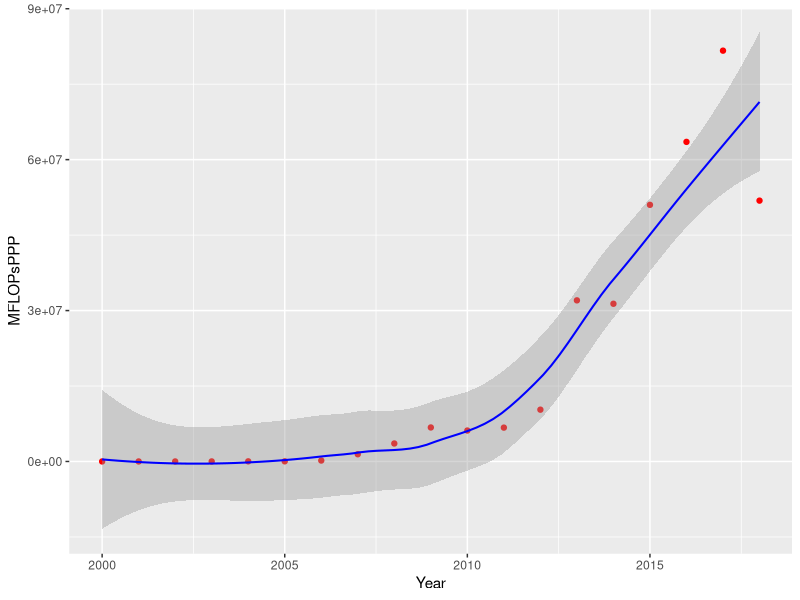

Source code (R):
# This section imports libraries which are useful for data and will be used in this analysis
library(tidyverse)
library(lubridate)
library(dplyr)
library(readxl)
library(readr)
library(ggplot2)
library(data.table)

# This pulls the .xlsx data into a data.frame, which is more friendly to R
raw_income_data_2000_2005 <- read_excel("US Bureau of Economic Analysis/cu-all-multi-year-2000-2005.xlsx", 
                                        range = "A3:G173")
raw_income_data_2006_2012 <- read_excel("US Bureau of Economic Analysis/cu-all-multi-year-2006-2012.xlsx", 
                                        range = "A3:H173")
raw_income_data_2013_2018 <- read_excel("US Bureau of Economic Analysis/cu-all-multi-year-2013-2020.xlsx", 
                                        range = "A3:I173")

# This section cleans the raw data frames so they can be merged
raw_2000_2005 <- raw_income_data_2000_2005[c(1:4, 6:10, 12:19, 25, 111, 113) , ]
raw_2006_2012 <- raw_income_data_2006_2012[c(1, 5, 6, 8, 11:15, 20:21, 24:27, 30:31, 45, 138, 140) , 2:8]
raw_2013_2018 <- raw_income_data_2013_2018[c(1, 5, 6, 8, 11:15, 20:21, 24:27, 30:31, 45, 138, 140) , 2:7]
colnames(raw_2013_2018) <- c('2013', '2014', '2015', '2016', '2017', '2018')
# This section merges the raw data frames into an intermediary data frame and 
# finally a complete aggregated data frame
aggregated_income_data_2000_2012 <- bind_cols(raw_2000_2005 , raw_2006_2012)
  # merge( x = raw_2000_2005 , y = raw_2006_2012 , all = TRUE)
aggregated_income_data_2000_2018 <- bind_cols(aggregated_income_data_2000_2012, raw_2013_2018)
fixed_income_data_2000_2018 <- mutate_at(aggregated_income_data_2000_2018, function(x) as.numeric(x), .vars = 2:20 )
# merge( x = aggregated_income_data_2000_2012 , y = raw_2013_2020 , all = TRUE)
# This imports some hard-to-find data about computational price performance
# Although CPUs are typically used as an example for this, 
# GPUs were decided to be representative of larger market potential,
# as their specialized architecture is more reflective of the type of
# performance other specialized processors might get, such as AI-tailored
# solutions.
median_group_raw_data <- read_csv("Kaggle Data/Median Group Raw Data.csv")

#This imports the GFLOPs (billions of floating point operations per second)
# as a unit rate of performance/dollar by dividing the GFLOPs by the
# listed price to get GFLOPS/$, and multiplying that by 1000 to get
# MFLOPs/$, which is millions of operations per dollar. 
adjusted_mflops_per_dollar <- (median_group_raw_data$GFLOPS / median_group_raw_data$`Release Price (USD)`)*1000
filtered_year_released <- lubridate::mdy(median_group_raw_data$Date)
afj_mflop_fltrd_yr_df <- data.frame( year = lubridate::year(filtered_year_released) , MFLOPSpUSD = adjusted_mflops_per_dollar)
averaging_dataframe <- bind_cols(median_group_raw_data, afj_mflop_fltrd_yr_df)

agg_avg_mflop_yr_qntzd <- aggregate(afj_mflop_fltrd_yr_df$MFLOPSpUSD , by=list(name=afj_mflop_fltrd_yr_df$year), data=afj_mflop_fltrd_yr_df , FUN = mean)

wide_agg_avg <- spread(
                      agg_avg_mflop_yr_qntzd , 
                      key = name , 
                      value = x
                      )
wide_agg_avg <- add_column( wide_agg_avg, '2002' = wide_agg_avg$'2001', .after = "2001" )
wide_agg_avg <- add_column( wide_agg_avg, '2005' = wide_agg_avg$'2004', .after = "2004" )
wide_agg_avg <- add_column( wide_agg_avg, 'Item' = 'MFLOPS/$' , .before = '2000' )
final_agg_data <- rbind( wide_agg_avg , fixed_income_data_2000_2018)
# Converting wide data to long data so that arithmetic can be performed on vectors
#long_pretty_data <- pivot_longer(
#                          final_agg_data,
#                          3:20,
#                          names_to = final_agg_data$Item,
#                          names_sep = '.value'
#                          )
long_pretty_data <- data.frame(
                               t(final_agg_data[-1])
                               )
colnames(long_pretty_data) <- final_agg_data[, 1]
reasonable_expenditure <- c(long_pretty_data$`Audio and visual equipment and services 2/` + long_pretty_data$`Other entertainment supplies, equipment, and services`)
MFLOPsPPP <- c(long_pretty_data$`MFLOPS/$` * reasonable_expenditure)
long_pretty_data$MFLOPsPPP <- MFLOPsPPP
long_pretty_data$Resnbl_Exptr <- reasonable_expenditure
long_pretty_data$Year <- c(2000:2018)

ggplot(long_pretty_data, aes(x=Year, y=MFLOPsPPP)) +
       geom_point(colour = 'red')+
       xlim(2000,2018)+
       geom_smooth(data = long_pretty_data, 
                 aes(y = MFLOPsPPP),
                 colour = 'blue',
                 size = 0.7,
                 method = 'loess'
                 )


